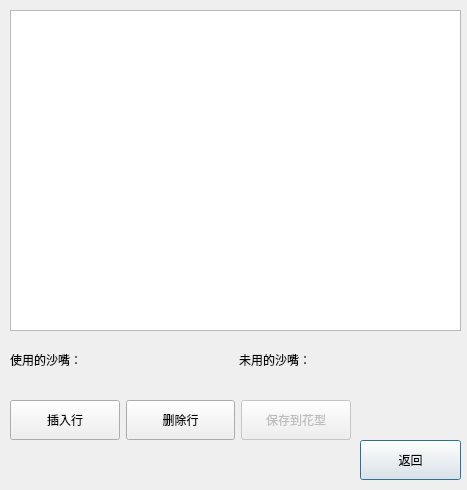
<?xml version="1.0" encoding="UTF-8"?>
<ui version="4.0">
 <class>QShazuiKbForm</class>
 <widget class="QDialog" name="QShazuiKbForm">
  <property name="geometry">
   <rect>
    <x>0</x>
    <y>0</y>
    <width>467</width>
    <height>490</height>
   </rect>
  </property>
  <property name="windowTitle">
   <string>Dialog</string>
  </property>
  <widget class="QTableView" name="tableView">
   <property name="geometry">
    <rect>
     <x>10</x>
     <y>10</y>
     <width>451</width>
     <height>321</height>
    </rect>
   </property>
  </widget>
  <widget class="QPushButton" name="pushButton_5">
   <property name="geometry">
    <rect>
     <x>360</x>
     <y>440</y>
     <width>101</width>
     <height>40</height>
    </rect>
   </property>
   <property name="minimumSize">
    <size>
     <width>0</width>
     <height>40</height>
    </size>
   </property>
   <property name="text">
    <string>返回</string>
   </property>
  </widget>
  <widget class="QWidget" name="layoutWidget">
   <property name="geometry">
    <rect>
     <x>10</x>
     <y>390</y>
     <width>341</width>
     <height>61</height>
    </rect>
   </property>
   <layout class="QHBoxLayout" name="horizontalLayout">
    <item>
     <widget class="QPushButton" name="pushButton">
      <property name="minimumSize">
       <size>
        <width>0</width>
        <height>40</height>
       </size>
      </property>
      <property name="text">
       <string>插入行</string>
      </property>
     </widget>
    </item>
    <item>
     <widget class="QPushButton" name="pushButton_2">
      <property name="minimumSize">
       <size>
        <width>0</width>
        <height>40</height>
       </size>
      </property>
      <property name="text">
       <string>删除行</string>
      </property>
     </widget>
    </item>
    <item>
     <widget class="QPushButton" name="pushButton_4">
      <property name="enabled">
       <bool>false</bool>
      </property>
      <property name="minimumSize">
       <size>
        <width>0</width>
        <height>40</height>
       </size>
      </property>
      <property name="text">
       <string>保存到花型</string>
      </property>
     </widget>
    </item>
   </layout>
  </widget>
  <widget class="QWidget" name="layoutWidget">
   <property name="geometry">
    <rect>
     <x>10</x>
     <y>340</y>
     <width>451</width>
     <height>40</height>
    </rect>
   </property>
   <layout class="QHBoxLayout" name="horizontalLayout_2">
    <item>
     <widget class="QLabel" name="label">
      <property name="text">
       <string>使用的沙嘴：</string>
      </property>
     </widget>
    </item>
    <item>
     <widget class="QLabel" name="label_2">
      <property name="text">
       <string>未用的沙嘴：</string>
      </property>
     </widget>
    </item>
   </layout>
  </widget>
 </widget>
 <resources/>
 <connections/>
</ui>
